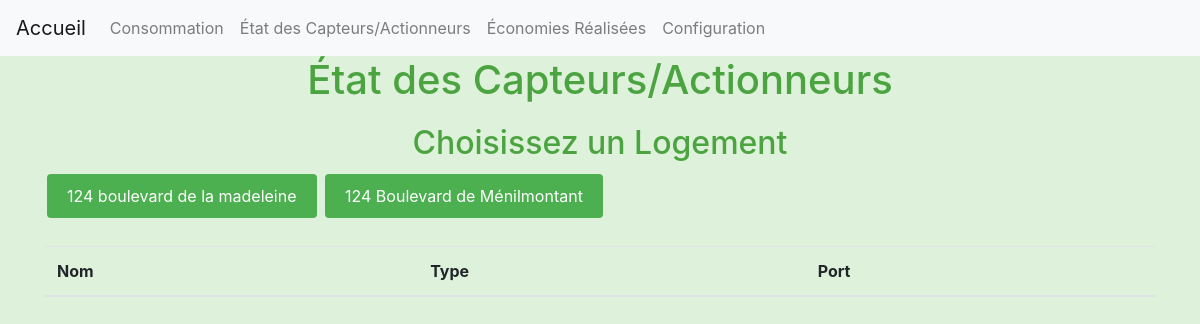
The app's page /etat, older data.
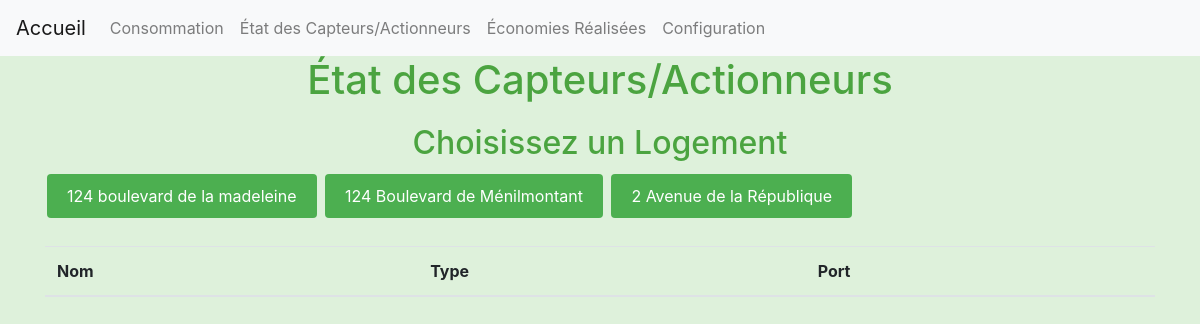
The same page, newer data.
### main.py (models this page shows)
class Logement(SQLModel, table=True):
    __tablename__ = "logement"
    __table_args__ = {"extend_existing": True}
    id_logement: Optional[int] = Field(default=None, primary_key=True)
    adresse: str
    numero_telephone: str
    adresse_ip: str

### main.py (the view)
@app.get("/etat", response_class=HTMLResponse)
async def etat(request: Request, session: Session = Depends(get_session)):
    logements = session.exec(select(Logement)).all()
    return templates.TemplateResponse("etat.html", {"request": request, "logements": logements})

### templates/etat.html (shortened to what this page needs)
{% extends "base.html" %}
{% block head %}
<link rel="stylesheet" href="{{ url_for('static', path='css/etat.css') }}">
{% endblock %}
{% block content %}
<h1>État des Capteurs/Actionneurs</h1>
<h2>Choisissez un Logement</h2>
<div class="logement-selection">
    {% for logement in logements %}
    <button class="btn custom-button" data-logement-id="{{ logement.id_logement }}">
        {{ logement.adresse }}
    </button>
    {% endfor %}
</div>
<table class="table mt-4">
    <thead>
        <tr>
            <th>Nom</th>
            <th>Type</th>
            <th>Port</th>
        </tr>
    </thead>
</table>
{% endblock %}

### templates/base.html (shortened to what this page needs)
<!DOCTYPE html>
<html lang="en">
<head>
    <link rel="stylesheet" href="https://stackpath.bootstrapcdn.com/bootstrap/4.5.2/css/bootstrap.min.css">
    <link rel="stylesheet" href="{{ url_for('static', path='css/styles.css') }}">
    {% block head %}{% endblock %}
</head>
<body>
    <nav class="navbar navbar-expand-lg navbar-light bg-light">
        <a class="navbar-brand" href="/">Accueil</a>
        <div class="collapse navbar-collapse">
            <ul class="navbar-nav mr-auto">
                <li class="nav-item"><a class="nav-link" href="/consommation">Consommation</a></li>
                <li class="nav-item"><a class="nav-link" href="/etat">État des Capteurs/Actionneurs</a></li>
                <li class="nav-item"><a class="nav-link" href="/economies">Économies Réalisées</a></li>
                <li class="nav-item"><a class="nav-link" href="/configuration">Configuration</a></li>
            </ul>
        </div>
    </nav>
    <div class="container">
        {% block content %}{% endblock %}
    </div>
</body>
</html>

### static/css/styles.css (style rules this page uses)
body { background-color: #def1db; }
h1,h4 { text-align: center; color: rgb(75, 164, 64); }
h2 { color: rgb(75, 164, 64); margin-top: 20px; text-align: center; }
.custom-button { background-color: #4CAF50; color: white; border: none; padding: 10px 20px; text-align: center; text-decoration: none; display: inline-block; font-size: 16px; margin: 4px 2px; cursor: pointer; border-radius: 4px; }

### static/css/etat.css (style rules this page uses)
.custom-button { background-color: #4CAF50; color: white; border: none; padding: 10px 20px; text-align: center; text-decoration: none; display: inline-block; font-size: 16px; margin: 4px 2px; cursor: pointer; border-radius: 4px; }

Row changes from the older to the newer data that the page shows:
added Logement: adresse "2 Avenue de la République"
